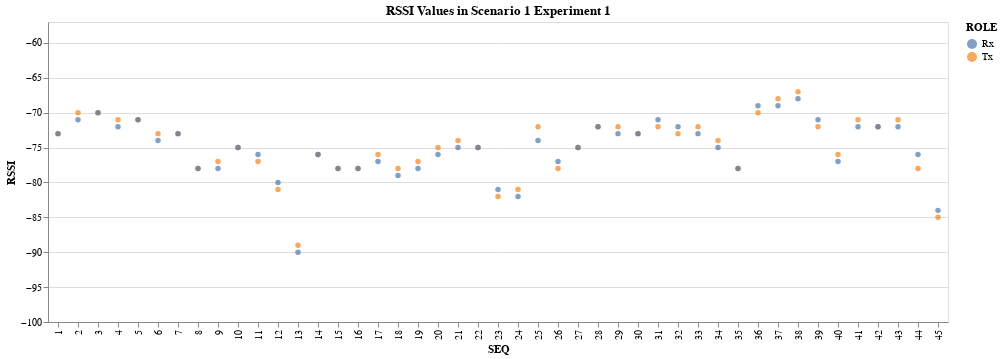

Write notebook code for a chart like this one.
### Markdown cell above
### RSSI

### Code cell
RSSI_df = logs.loc[((logs["ACK"]==0) & (logs["ROLE"]=="Rx")) | ((logs["ACK"]==240) & (logs["ROLE"]=="Tx"))][["SEQ", "RSSI", "ROLE"]]

alt.Chart(RSSI_df, title=f"RSSI Values in Scenario 1 Experiment {experiment}").mark_point(filled=True).encode(
    x="SEQ:O",
    y=alt.Y("RSSI:Q", scale=alt.Scale(domain=(min(RSSI_df["RSSI"])-10, max(RSSI_df["RSSI"])+10))),
    color="ROLE:N"
)

### Figure 1 — Vega-Lite specification as saved in the notebook (floating-point values rounded to 4 significant figures)
{"config": {"view": {"continuousWidth": 400, "continuousHeight": 300}}, "data": {"name": "data-31b7106f2eaac18e6d1eb6e078122548"}, "mark": {"type": "point", "filled": true}, "encoding": {"color": {"field": "ROLE", "type": "nominal"}, "x": {"field": "SEQ", "type": "ordinal"}, "y": {"field": "RSSI", "scale": {"domain": [-100, -57]}, "type": "quantitative"}}, "title": "RSSI Values in Scenario 1 Experiment 1", "$schema": "https://vega.github.io/schema/vega-lite/v4.17.0.json", "datasets": {"data-31b7106f2eaac18e6d1eb6e078122548": [{"SEQ": 1, "RSSI": -73, "ROLE": "Tx"}, {"SEQ": 2, "RSSI": -70, "ROLE": "Tx"}, {"SEQ": 3, "RSSI": -70, "ROLE": "Tx"}, {"SEQ": 4, "RSSI": -71, "ROLE": "Tx"}, {"SEQ": 5, "RSSI": -71, "ROLE": "Tx"}, {"SEQ": 6, "RSSI": -73, "ROLE": "Tx"}, {"SEQ": 7, "RSSI": -73, "ROLE": "Tx"}, {"SEQ": 8, "RSSI": -78, "ROLE": "Tx"}, {"SEQ": 9, "RSSI": -77, "ROLE": "Tx"}, {"SEQ": 10, "RSSI": -75, "ROLE": "Tx"}, {"SEQ": 11, "RSSI": -77, "ROLE": "Tx"}, {"SEQ": 12, "RSSI": -81, "ROLE": "Tx"}, {"SEQ": 13, "RSSI": -89, "ROLE": "Tx"}, {"SEQ": 14, "RSSI": -76, "ROLE": "Tx"}, {"SEQ": 15, "RSSI": -78, "ROLE": "Tx"}, {"SEQ": 16, "RSSI": -78, "ROLE": "Tx"}, {"SEQ": 17, "RSSI": -76, "ROLE": "Tx"}, {"SEQ": 18, "RSSI": -78, "ROLE": "Tx"}, {"SEQ": 19, "RSSI": -77, "ROLE": "Tx"}, {"SEQ": 20, "RSSI": -75, "ROLE": "Tx"}, {"SEQ": 21, "RSSI": -74, "ROLE": "Tx"}, {"SEQ": 22, "RSSI": -75, "ROLE": "Tx"}, {"SEQ": 23, "RSSI": -82, "ROLE": "Tx"}, {"SEQ": 24, "RSSI": -81, "ROLE": "Tx"}, {"SEQ": 25, "RSSI": -72, "ROLE": "Tx"}, {"SEQ": 26, "RSSI": -78, "ROLE": "Tx"}, {"SEQ": 27, "RSSI": -75, "ROLE": "Tx"}, {"SEQ": 28, "RSSI": -72, "ROLE": "Tx"}, {"SEQ": 29, "RSSI": -72, "ROLE": "Tx"}, {"SEQ": 30, "RSSI": -73, "ROLE": "Tx"}, {"SEQ": 31, "RSSI": -72, "ROLE": "Tx"}, {"SEQ": 32, "RSSI": -73, "ROLE": "Tx"}, {"SEQ": 33, "RSSI": -72, "ROLE": "Tx"}, {"SEQ": 34, "RSSI": -74, "ROLE": "Tx"}, {"SEQ": 35, "RSSI": -78, "ROLE": "Tx"}, {"SEQ": 36, "RSSI": -70, "ROLE": "Tx"}, {"SEQ": 37, "RSSI": -68, "ROLE": "Tx"}, {"SEQ": 38, "RSSI": -67, "ROLE": "Tx"}, {"SEQ": 39, "RSSI": -72, "ROLE": "Tx"}, {"SEQ": 40, "RSSI": -76, "ROLE": "Tx"}, {"SEQ": 41, "RSSI": -71, "ROLE": "Tx"}, {"SEQ": 42, "RSSI": -72, "ROLE": "Tx"}, {"SEQ": 43, "RSSI": -71, "ROLE": "Tx"}, {"SEQ": 44, "RSSI": -78, "ROLE": "Tx"}, {"SEQ": 45, "RSSI": -85, "ROLE": "Tx"}, {"SEQ": 1, "RSSI": -73, "ROLE": "Rx"}, {"SEQ": 2, "RSSI": -71, "ROLE": "Rx"}, {"SEQ": 3, "RSSI": -70, "ROLE": "Rx"}, {"SEQ": 4, "RSSI": -72, "ROLE": "Rx"}, {"SEQ": 5, "RSSI": -71, "ROLE": "Rx"}, {"SEQ": 6, "RSSI": -74, "ROLE": "Rx"}, {"SEQ": 7, "RSSI": -73, "ROLE": "Rx"}, {"SEQ": 8, "RSSI": -78, "ROLE": "Rx"}, {"SEQ": 9, "RSSI": -78, "ROLE": "Rx"}, {"SEQ": 10, "RSSI": -75, "ROLE": "Rx"}, {"SEQ": 11, "RSSI": -76, "ROLE": "Rx"}, {"SEQ": 12, "RSSI": -80, "ROLE": "Rx"}, {"SEQ": 13, "RSSI": -90, "ROLE": "Rx"}, {"SEQ": 14, "RSSI": -76, "ROLE": "Rx"}, {"SEQ": 15, "RSSI": -78, "ROLE": "Rx"}, {"SEQ": 16, "RSSI": -78, "ROLE": "Rx"}, {"SEQ": 17, "RSSI": -77, "ROLE": "Rx"}, {"SEQ": 18, "RSSI": -79, "ROLE": "Rx"}, {"SEQ": 19, "RSSI": -78, "ROLE": "Rx"}, {"SEQ": 20, "RSSI": -76, "ROLE": "Rx"}, {"SEQ": 21, "RSSI": -75, "ROLE": "Rx"}, {"SEQ": 22, "RSSI": -75, "ROLE": "Rx"}, {"SEQ": 23, "RSSI": -81, "ROLE": "Rx"}, {"SEQ": 24, "RSSI": -82, "ROLE": "Rx"}, {"SEQ": 25, "RSSI": -74, "ROLE": "Rx"}, {"SEQ": 26, "RSSI": -77, "ROLE": "Rx"}, {"SEQ": 27, "RSSI": -75, "ROLE": "Rx"}, {"SEQ": 28, "RSSI": -72, "ROLE": "Rx"}, {"SEQ": 29, "RSSI": -73, "ROLE": "Rx"}, {"SEQ": 30, "RSSI": -73, "ROLE": "Rx"}, {"SEQ": 31, "RSSI": -71, "ROLE": "Rx"}, {"SEQ": 32, "RSSI": -72, "ROLE": "Rx"}, {"SEQ": 33, "RSSI": -73, "ROLE": "Rx"}, {"SEQ": 34, "RSSI": -75, "ROLE": "Rx"}, {"SEQ": 35, "RSSI": -78, "ROLE": "Rx"}, {"SEQ": 36, "RSSI": -69, "ROLE": "Rx"}, {"SEQ": 37, "RSSI": -69, "ROLE": "Rx"}, {"SEQ": 38, "RSSI": -68, "ROLE": "Rx"}, {"SEQ": 39, "RSSI": -71, "ROLE": "Rx"}, {"SEQ": 40, "RSSI": -77, "ROLE": "Rx"}, {"SEQ": 41, "RSSI": -72, "ROLE": "Rx"}, {"SEQ": 42, "RSSI": -72, "ROLE": "Rx"}, {"SEQ": 43, "RSSI": -72, "ROLE": "Rx"}, {"SEQ": 44, "RSSI": -76, "ROLE": "Rx"}, {"SEQ": 45, "RSSI": -84, "ROLE": "Rx"}]}}
